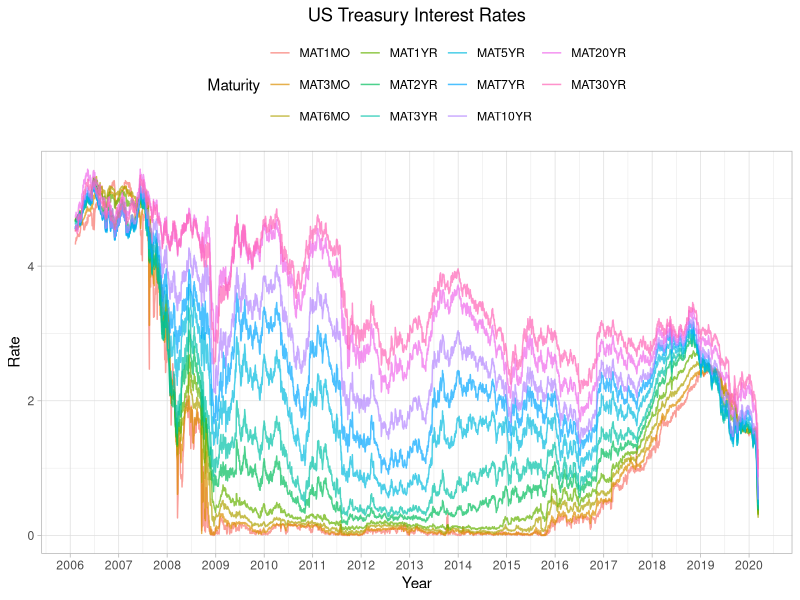
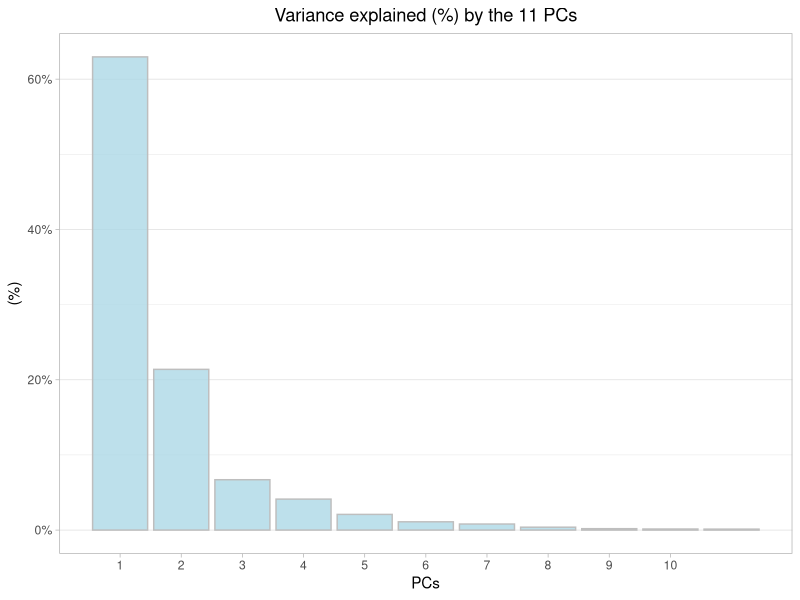
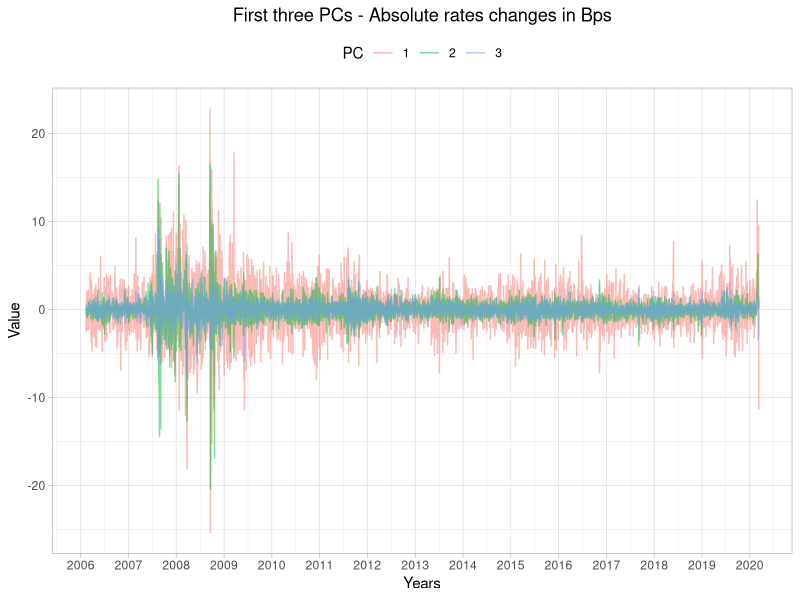
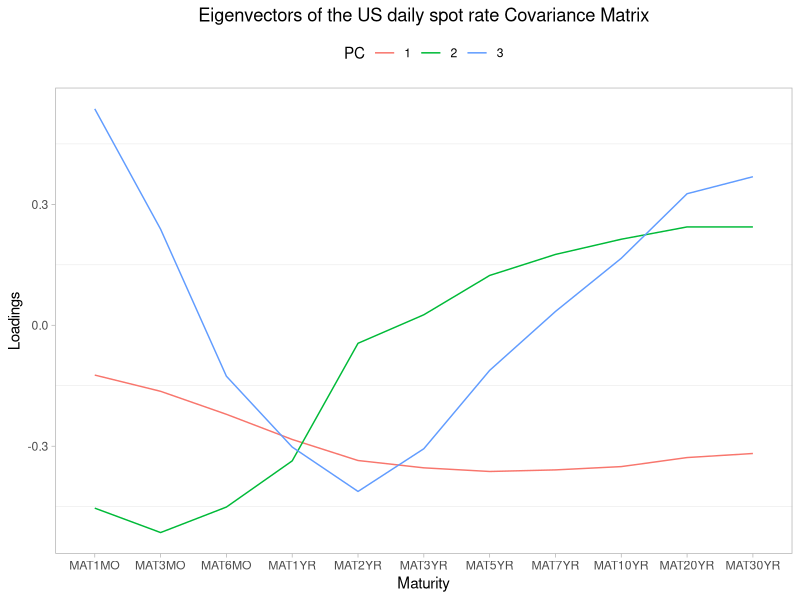
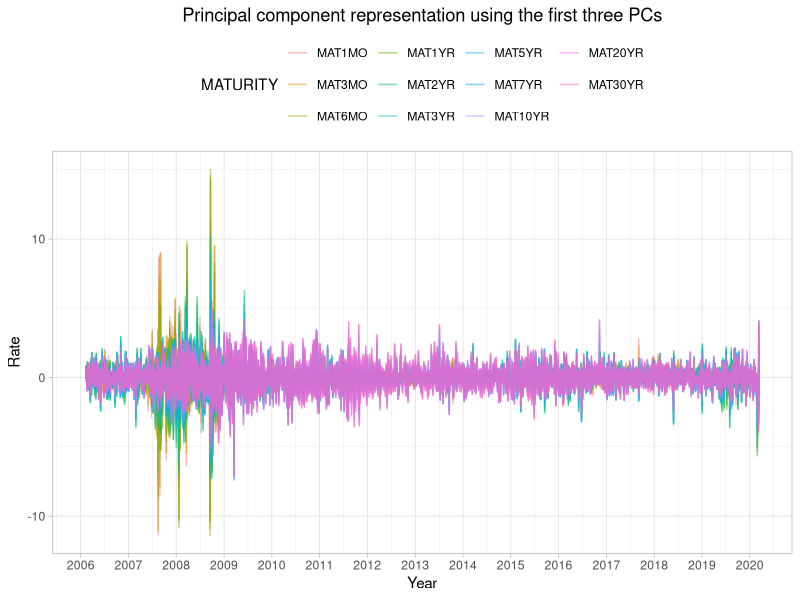
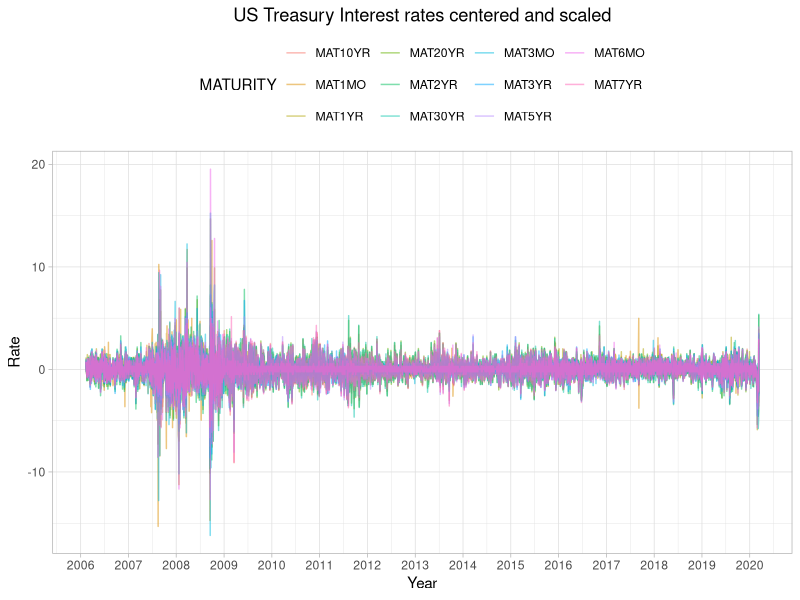

Reproduce these figures in R, in order. (Note: a time limit stopped this script after it produced the figures.)
# PACKAGES
library(tidyverse)
library(lubridate)
library(broom)
library(lattice)

#### US TREASURY ####
mat <- c("MAT1MO","MAT3MO","MAT6MO","MAT1YR","MAT2YR",
         "MAT3YR","MAT5YR","MAT7YR","MAT10YR","MAT20YR","MAT30YR")

rates <- read_csv("data/USTREASURY.csv") %>% 
  filter(DATE <= "2020-03-10") %>% 
  mutate(DATE = ymd(DATE))

rates %>% 
  pivot_longer(cols = where(is.numeric), 
               names_to = "Maturity", values_to = "RATE") %>% 
  mutate(Maturity = factor(Maturity,
                           levels = mat)) %>%
  ggplot(aes(x = DATE, y = RATE, group = Maturity, colour = Maturity)) +
  geom_line(alpha = 0.7) +
  theme_light() + 
  theme(plot.title = element_text(hjust = 0.5),
        legend.position = "top") +
  scale_x_date(date_breaks = "1 year", date_labels = "%Y") +
  labs(title = "US Treasury Interest Rates",
       x = "Year",
       y = "Rate")
# ggsave("us-treasury-yields.png", path = "plots", 
#        device = "png", dpi = 320, height = 210, width = 297, units = "mm")

## INTEREST RATES CHANGES IN BASIS POINTS ##
ratesChangesBps <- rates %>% 
  mutate(across(where(is.numeric), ~ (.x - lag(.x, n = 1))*100))

## CENTER and SCALE, SINCE SVD IS USED IN PRCOMP ##
pca <- ratesChangesBps %>% 
  select(where(is.numeric)) %>% 
  slice(2:nrow(rates)) %>% 
  mutate(across(.cols = everything(), .fns = ~ (. - mean(.))/sd(.))) %>% 
  prcomp()

# Check centering and scaling
ratesChangesBps %>% 
  select(where(is.numeric)) %>% 
  slice(2:nrow(rates)) %>% 
  mutate(across(.cols = everything(), .fns = ~ (. - mean(.))/sd(.)),
         DATE = rates$DATE[-1]) %>% 
  pivot_longer(cols = !DATE, names_to = "MATURITY", values_to = "RATES") %>%
  select(!DATE) %>% 
  group_by(MATURITY) %>% 
  summarise(count = n(), mean = round(mean(RATES), 3), sd = round(sd(RATES), 2))

#### EIGENVALUES ####
pca %>% 
  tidy(matrix = "eigenvalues") %>% 
  ggplot(aes(x = PC, y = percent)) +
  geom_col(fill = "lightblue", colour = "grey", alpha = 0.8) +
  scale_x_continuous(breaks = 1:10) +
  scale_y_continuous(labels = scales::percent_format()) +
  theme_light() +
  theme(panel.grid.major.x = element_blank(),
        panel.grid.minor.x = element_blank(),
        plot.title = element_text(hjust = 0.5)) +
  labs(x = "PCs",
       y = "(%)",
       title = "Variance explained (%) by the 11 PCs")
# ggsave("variance-explained-eigenvalues.png", path = "plots", device = "png", 
#        dpi = 320, height = 210, width = 297, units = "mm")

# GRAPH FIRST 3 PCS
pca %>% 
  tidy(matrix = "scores") %>% 
  arrange(PC) %>% 
  mutate(row = rep(rates$DATE[-1], 11),
         PC = factor(PC)) %>% 
  rename(DATE = row) %>% 
  filter(PC %in% c(1,2,3)) %>% 
  ggplot(aes(x = DATE, y = value, fill = PC, colour = PC)) +
  geom_line(alpha = 0.5) +
  theme_light() +
  theme(plot.title = element_text(hjust = 0.5),
        legend.position = "top") +
  scale_x_date(date_breaks = "1 year", date_labels = "%Y") +
  labs(title = "First three PCs - Absolute rates changes in Bps",
       x = "Years",
       y = "Value")
# ggsave("three-pcs.png", path = "plots", 
#        device = "png", dpi = 320, height = 210, width = 297, units = "mm")

#### EIGENVECTORS ####
pca %>% 
  tidy(matrix = "loadings") %>% 
  arrange(PC) %>% 
  mutate(column = rep(mat, 11),
         PC = factor(PC)) %>% 
  rename(MATURITY = column) %>% 
  filter(PC %in% c(1, 2, 3)) %>% 
  ggplot(aes(x = MATURITY, y = value, colour = PC, group = PC)) +
  geom_line() +
  labs(x = "Maturity",
       y = "Loadings",
       title = "Eigenvectors of the US daily spot rate Covariance Matrix") +
  scale_x_discrete(limits = mat) +
  theme_light() +
  theme(panel.grid.major = element_blank(),
        plot.title = element_text(hjust = 0.5),
        legend.position = "top")
# ggsave("three-eigenvectors.png", path = "plots", 
#        device = "png", dpi = 320, height = 210, width = 297, units="mm")

#### PCA REPRESENTATION ####

# First three eigenvectors
eigenvectors <- pca %>% 
  tidy(matrix = "loadings") %>% 
  arrange(PC) %>% 
  mutate(column = rep(colnames(rates)[-1], 11)) %>% 
  pivot_wider(names_from = "PC", names_prefix = "PC", values_from = "value") %>% 
  select(PC1, PC2, PC3)

# First three principal components
prComponents <- pca %>% 
  tidy(matrix = "scores") %>% 
  arrange(PC) %>% 
  mutate(row = rep(rates$DATE[-1], 11)) %>% 
  pivot_wider(names_from = "PC", names_prefix = "PC", values_from = "value") %>% 
  select(PC1, PC2, PC3)

# Principal component representation using the first three components
prRepresentation <- as.matrix(prComponents)%*%t(as.matrix(eigenvectors)) %>% 
  as_tibble(.name_repair = ~ mat) %>% 
  mutate(DATE = rates$DATE[-1]) %>% 
  relocate(DATE, .before = everything())

prRepresentation %>% 
  pivot_longer(cols = !DATE, names_to = "MATURITY", values_to = "RATE") %>% 
  mutate(MATURITY = factor(MATURITY, 
                           levels = mat)) %>% 
  ggplot(aes(x = DATE, y = RATE, colour = MATURITY, group = MATURITY)) +
  geom_line(alpha = 0.5) +
  theme_light() + 
  theme(plot.title = element_text(hjust = 0.5),
        legend.position = "top") +
  scale_x_date(date_breaks = "1 year", date_labels = "%Y") +
  labs(title = "Principal component representation using the first three PCs",
       x = "Year",
       y = "Rate")
# ggsave("pca-representation.png", path = "plots", 
#        device = "png", dpi = 320, height = 210, width = 297, units="mm")

ratesChangesBpsScaled <- ratesChangesBps %>% 
  select(where(is.numeric)) %>% 
  slice(2:nrow(rates)) %>% 
  mutate(across(.cols = everything(), .fns = ~ (. - mean(.))/sd(.)),
         DATE = rates$DATE[-1]) %>% 
  relocate(DATE, .before = everything()) 

ratesChangesBpsScaled %>% 
  pivot_longer(cols = !DATE, names_to = "MATURITY", values_to = "RATE") %>% 
  ggplot(aes(x = DATE, y = RATE, colour = MATURITY, group = MATURITY)) +
  geom_line(alpha = 0.5) +
  theme_light() + 
  theme(plot.title = element_text(hjust = 0.5),
        legend.position = "top") +
  scale_x_date(date_breaks = "1 year", date_labels = "%Y") +
  labs(title = "US Treasury Interest rates centered and scaled",
       x = "Year",
       y = "Rate")
# ggsave("us-treasury-centeres-scaled.png", path = "plots", 
#        device = "png", dpi = 320, height = 210, width = 297, units="mm")

#### COMPARISON CORRELATION MATRICES ####

# Correlation matrix representation
corrRepres <- prRepresentation %>% 
  select(where(is.numeric)) %>% 
  cor()

# Correlation matrix 
corrActual <- ratesChangesBpsScaled %>% 
  select(where(is.numeric)) %>% 
  cor()

round(abs(corrRepres - corrActual), 2)

#### PCA ON WINDOWS ####
# We investigate the persistence of the fundamental structure:
# parallel shift, tilt, curvature
us_rates <- read_csv("data/USTREASURY.csv")
window <- (nrow(us_rates) - 2)/6

# prcomp function on numeric variables
principalComp <- function(df) {
  df = select(df, where(is.numeric))
  pca = prcomp(df, scale = FALSE)
}

pca_windows <- us_rates %>% 
  mutate(across(where(is.numeric), ~ (.x - lag(.x, n = 1))*100)) %>% 
  slice(-c(1,2)) %>% 
  mutate(across(.cols = everything(), .fns = ~ (. - mean(.))/sd(.)),
         DATE = us_rates$DATE[-c(1,2)]) %>% 
  mutate(WINDOW = unlist(map(c("A","B","C","D","E","F"), ~ rep(., window)))) %>% 
  group_by(WINDOW) %>% 
  nest() %>% 
  mutate(pca = map(data, principalComp),
         eigenvalues = map(pca, ~ tidy(.x, matrix = "eigenvalues")),
         eigenvectors = map(pca, ~ tidy(.x, matrix = "loadings")),
         pcomponents = map(pca, ~ tidy(.x, matrix = "scores")))
  
# PLOTS WINDOWS
pca_windows <- pca_windows %>% 
  mutate(plt_eigenval = map2(eigenvalues, data, ~ ggplot(.x, aes(.x$PC, .x$percent)) +
                            geom_col(fill = "lightblue", colour = "grey", alpha = 0.8) +
                            scale_x_continuous(breaks = 1:11) +
                            scale_y_continuous(labels = scales::percent_format()) +
                            theme_light() +
                            theme(panel.grid.major.x = element_blank(),
                                  panel.grid.minor.x = element_blank(),
                                  plot.title = element_text(hjust = 0.5),
                                  plot.subtitle = element_text(hjust = 0.5)) +
                            labs(x = "PCs", y = "(%)",
                                 title = "Variance explained (%) by the 11 PCs",
                                 subtitle = str_c("from", 
                                                  as.character(.y$DATE[1]),
                                                  "to",
                                                  as.character(.y$DATE[nrow(.y)]),
                                                  sep = " "))),
         plt_eigenvec = map2(eigenvectors, data, ~ dplyr::arrange(.x, .x$PC) %>% 
                               mutate(column = rep(unique(column), 11),
                                      PC = factor(PC)) %>% 
                               filter(PC %in% c(1,2,3)) %>% 
                               ggplot(aes(x = column, y = value, 
                                          colour = PC, group = PC)) +
                               geom_line() +
                               labs(x = "Maturity",
                                    y = "Loadings",
                                    title = "Eigenvectors of the US daily spot rate (SVD)",
                                    subtitle = str_c("from",
                                                     as.character(.y$DATE[1]),
                                                     "to",
                                                     as.character(.y$DATE[nrow(.y)]),
                                                     sep = " ")) +
                               scale_x_discrete(limits = unique(.x$column)) +
                               theme_light() +
                               theme(panel.grid.major = element_blank(),
                                     plot.title = element_text(hjust = 0.5),
                                     plot.subtitle = element_text(hjust = 0.5),
                                     legend.position = "top")))

#### BOOTSTRAP ####
# Start from data TS: Absolute changes in basis points
# We create 10.000 bootstrap samples each made of 582 obs.
# Ratio 1/6 = 582/3520

boot_rates <- us_rates %>% 
  mutate(across(where(is.numeric), ~ (.x - lag(.x, n = 1))*100)) %>% 
  slice(-1) %>% 
  mutate(across(.cols = everything(), .fns = ~ (. - mean(.))/sd(.)),
         DATE = us_rates$DATE[-1]) %>% 
  filter(DATE <= "2020-03-10")

set.seed(1234)
reps <- 10000
boot_samples <- 
  tibble(sample_id = 1:reps,
         samples = map(1:reps, ~ slice_sample(boot_rates, prop = 1/6, 
                                              replace = T))) %>% 
  group_by(sample_id) 

pca_boot <- boot_samples %>% 
  mutate(pca = map(samples, principalComp),
         eigenvalues = map(pca, ~ tidy(.x, matrix = "eigenvalues")),
         eigenvectors = map(pca, ~ tidy(.x, matrix = "loadings")))

##### BOOT: DENSITIES EIGENVECTORS ####
pca_boot %>% 
  select(eigenvalues) %>% 
  unnest(cols = "eigenvalues") %>% 
  mutate(PC = as.character(PC)) %>% 
  filter(PC %in% c(1,2,3)) %>% 
  ggplot(aes(x = std.dev, y = ..density.., fill = PC)) +
  geom_histogram(bins = 100) +
  geom_density(size = 0.5, colour = "grey60") +
  facet_grid(PC ~ .) +
  theme_light() +
  guides(fill = guide_legend(title = NULL)) +
  theme(legend.position="top",
        plot.title = element_text(hjust = 0.5),
        strip.text.y = element_blank()) +
  labs(title = "Eigenvalues Bootstrap Estimates",
       x = expression(lambda))
# ggsave("densities-bootstrap-eigenvalues.png", path = "plots",
#        device = "png", dpi = 320, height = 210, width = 210, units="mm")

#### BOOT: BOX PLOT EIGENVECTORS ####
pca_boot %>% 
  ungroup() %>% 
  select(eigenvalues) %>% 
  unnest(cols = "eigenvalues") %>% 
  mutate(PC = factor(PC)) %>% 
  filter(PC %in% c(1,2,3)) %>% 
  ggplot(aes(x = PC, y = std.dev)) + 
  geom_boxplot(outlier.shape = 21) + 
  theme_light() +
  theme(axis.title.x = element_blank(), 
        axis.title.y = element_blank(), 
        plot.title = element_text(hjust = 0.5)) +
  scale_x_discrete(labels = c(expression(lambda[1]),
                              expression(lambda[2]),
                              expression(lambda[3]))) +
  labs(title = "Eigenvalues Bootstrap Estimates, Num of reps. = 10.000, Prop = 1/6")
# ggsave("box-plots-bootstrap-eigenvalues.png", path = "plots",
#        device = "png", dpi = 320, height = 210, width = 210, units="mm")

#### BOOT: DENSITY VARIANCE EXPLAINED ####
# TABLE
pca_boot %>% 
  ungroup() %>% 
  select(eigenvalues) %>% 
  unnest(cols = "eigenvalues") %>% 
  select(PC, cumulative) %>% 
  filter(PC == 3) %>% 
  summary()

# PLOT
pca_boot %>% 
  ungroup() %>% 
  select(eigenvalues) %>% 
  unnest(cols = "eigenvalues") %>% 
  select(PC, cumulative) %>% 
  filter(PC == 3) %>% 
  ggplot(aes(x = cumulative, y = ..density..)) + 
  geom_histogram(bins = 50, colour = "grey60", fill = "lightblue") +
  geom_density() +
  theme_light() +
  theme(plot.title = element_text(hjust = 0.5)) +
  labs(title = "Variance Explained by the first three PCs on 10.000 Bootstrap samples",
       x = expression((lambda[1]+lambda[2]+lambda[3])/(lambda[1]+lambda[2]+...+lambda[11])))
# ggsave("density-var-explained.png", path = "plots",device = "png", dpi = 320, 
#        height = 210, width = 210, units = "mm")


##### BOOT: LOADINGS ####
pca_boot %>% 
  ungroup() %>% 
  select(eigenvectors) %>% 
  unnest(cols = "eigenvectors") %>% 
  arrange(PC) %>% 
  mutate(column = rep(mat, 11*reps)) %>% 
  filter(PC %in% c(1, 2, 3)) %>% 
  mutate(PC = factor(PC, labels = c("w1", "w2", "w3"))) %>% 
  ggplot(aes(x = value, fill = PC, group = PC)) + 
  geom_histogram(bins = 300) + 
  facet_grid(column ~ PC) +
  theme_light() +
  guides(fill = FALSE) +
  scale_y_continuous(breaks = c(0, 500, 1000)) +
  theme(panel.grid.minor = element_blank(),
        strip.background = element_rect(fill = "#eeeeee", colour = "grey"),
        strip.text = element_text(colour = "black"),
        plot.title = element_text(hjust = 0.5)) +
  labs(x = "Value of the Loadings", y = "Frequency",
       title = "Histogram of the estimated first three eigenvectors loadings\n obtained from 10000 boostrap samples")
# ggsave("bootstrap-loadings.png", path = "plots",
#        device = "png", dpi = 320, height=297, width=210, units = "mm")
